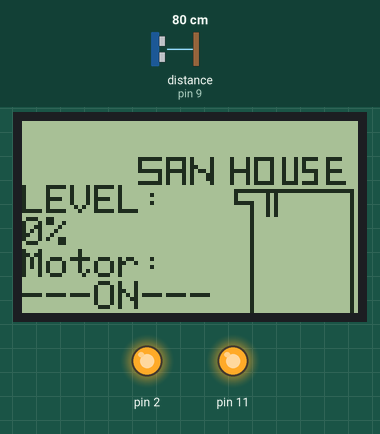
The sketch below on a simulated Arduino Uno, built with avr-gcc and run on an emulated ATmega328P. Shown: 84×48 one-colour display, output pins drawn as LEDs (lit = HIGH). Wiring (inferred from the names in the program): ultrasonic range finder: trigger pin 8; echo pin 9. The test bench sets the inputs (shaded band); at power-on: distance to the obstacle (sensor on pin 9) 80 cm. The echo pulse lasts 58.3 µs per cm; pins used as bus, display or sensor lines are not drawn; what the sketch prints to the serial monitor is not drawn.

Above: at 4.5 s.
4.6 s: distance to the obstacle (sensor on pin 9) set to 35 cm
At 9.2 s:
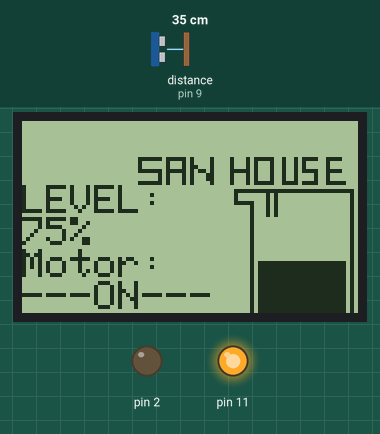
11.9 s: distance to the obstacle (sensor on pin 9) set to 60 cm
At 16.4 s:
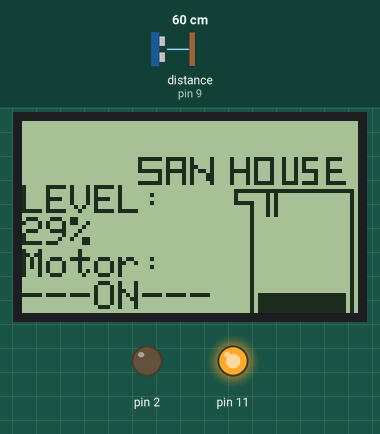
19.2 s: distance to the obstacle (sensor on pin 9) set to 37 cm
At 20.4 s:
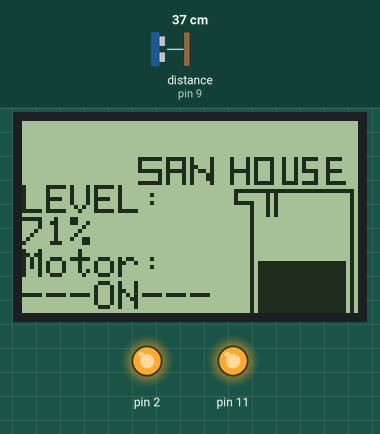
22.8 s: distance to the obstacle (sensor on pin 9) set to 43 cm
At 29.5 s:
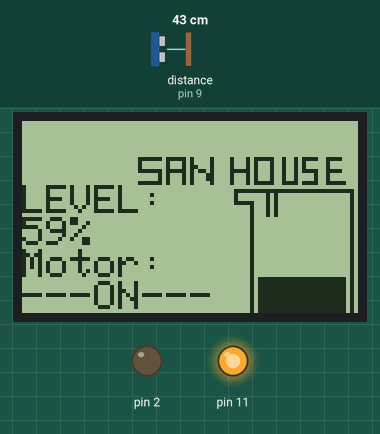
Timing chart, 0 to 31.1 s (numbered marks = the images above; inputs shaded):
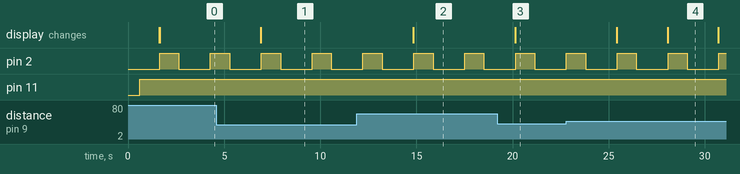

Measured:
- after the input at 4.6 s, the display: changes after 2.3 s (image 1)
- after the input at 11.9 s, the display: changes after 2.9 s (image 2)
- after the input at 19.2 s, the display: changes after 0.93 s (image 3)
- after the input at 22.8 s, the display: first changes after 2.6 s (image 4 shows a later state)
- by itself, pin 2: alternates HIGH for 1.0 s and LOW for 1.6 s

The sketch:

ardiuno_tank.ino
```cpp
//**********************AUTOMATIC_WATER_TANK_LEVEL_WITH_ULTRASONIC_SENSOR**********************************//
//NAME:S Muruganandham
//Education: B.Tech in ELECTRONICS AND COMMUNICATION ENGINEERING AT Pondicherry University//
//This library is for interfacing display to Arduino
#include <PCD8544.h>

//Declare the variable
//High is th distance between the maximum level of water to sensor(Change with this with your tank value)
//Low is the lowest level of the tank fron the sensor(Change with this with your tank value)
int high=20,low=77,s=0,o=0,per2;
int A=0x00;
int B=0xff;
float x=-1.767 ,y=135.357;
int level , per, M ,button=0;
int time=0,distance=0,motor=0;
int inflow1=4 ,inflow2=2,outflow1=4,outflow2=3,sh=100;
//trigger pin in ultra sonic
const int trigPin = 8;
//Echo pin in ultra sonic
const int echoPin = 9;


// The dimensions of the LCD (in pixels)...
static const byte LCD_WIDTH = 84;
static const byte LCD_HEIGHT = 48;

// tank empty and many interface
static const byte TANK_WIDTH = 84;
static const byte TANK_HEIGHT =48;
static const byte TANK[] = {
0x00, 0x00, 0x00, 0x00, 0x00, 0x00, 0x00, 0x00, 0x00, 0x00, 0x00, 0x00, 0x00, 0x00, 0x00, 0x00,
0x00, 0x00, 0x00, 0x00, 0x00, 0x00, 0x00, 0x00, 0x00, 0x00, 0x00, 0x00, 0x00, 0x9E, 0x92, 0x92,
0x92, 0x92, 0xF2, 0x00, 0xFE, 0x12, 0x12, 0x12, 0xFE, 0x00, 0xFE, 0x08, 0x10, 0x10, 0x60, 0xFE,
0x00, 0x00, 0x00, 0x00, 0xFE, 0x10, 0x10, 0x10, 0xFE, 0x00, 0xFE, 0x82, 0x82, 0x82, 0xFE, 0x00,
0x00, 0xFE, 0x80, 0x80, 0xFE, 0x00, 0x9E, 0x92, 0x92, 0xF2, 0x00, 0x00, 0xFE, 0x92, 0x92, 0x92,
0x80, 0x00, 0x00, 0x00, 0x00, 0x00, 0x00, 0x00, 0x00, 0x00, 0x00, 0x00, 0x00, 0x00, 0x00, 0x00,
0x00, 0x00, 0x00, 0x00, 0x00, 0x00, 0x00, 0x00, 0x00, 0x00, 0x00, 0x00, 0x00, 0x00, 0x00, 0x00,
0x00, 0x00, 0x00, 0x00, 0x00, 0x00, 0x00, 0x00, 0x00, 0x00, 0x00, 0x00, 0x00, 0x00, 0x00, 0x00,
0x00, 0x00, 0x00, 0x00, 0x00, 0x00, 0x00, 0x00, 0x00, 0x1E, 0x12, 0x12, 0x12, 0xF2, 0x02, 0x02,
0x02, 0xFE, 0x02, 0xFE, 0x02, 0x02, 0x02, 0x02, 0x02, 0x02, 0x02, 0x02, 0x02, 0x02, 0x02, 0x02,
0x02, 0x02, 0x02, 0x02, 0x02, 0x02, 0xFE, 0x00, 0x00, 0x00, 0x00, 0x00, 0x00, 0x00, 0x00, 0x00,
0x00, 0x00, 0x00, 0x00, 0x00, 0x00, 0x00, 0x00, 0x00, 0x00, 0x00, 0x00, 0x00, 0x00, 0x00, 0x00,
0x00, 0x00, 0x00, 0x00, 0x00, 0x00, 0x00, 0x00, 0x00, 0x00, 0x00, 0x00, 0x00, 0x00, 0x00, 0x00,
0x00, 0x00, 0x00, 0x00, 0x00, 0x00, 0x00, 0x00, 0x00, 0x00, 0x00, 0x00, 0x00, 0x00, 0x00, 0x00,
0x00, 0xFF, 0x00, 0x00, 0x00, 0x03, 0x00, 0x03, 0x00, 0x00, 0x00, 0x00, 0x00, 0x00, 0x00, 0x00,
0x00, 0x00, 0x00, 0x00, 0x00, 0x00, 0x00, 0x00, 0x00, 0x00, 0xFF, 0x00, 0x00, 0x00, 0x00, 0x00,
0x00, 0x00, 0x00, 0x00, 0x00, 0x00, 0x00, 0x00, 0x00, 0x00, 0x00, 0x00, 0x00, 0x00, 0x00, 0x00,
0x00, 0x00, 0x00, 0x00, 0x00, 0x00, 0x00, 0x00, 0x00, 0x00, 0x00, 0x00, 0x00, 0x00, 0x00, 0x00,
0x00, 0x00, 0x00, 0x00, 0x00, 0x00, 0x00, 0x00, 0x00, 0x00, 0x00, 0x00, 0x00, 0x00, 0x00, 0x00,
0x00, 0x00, 0x00, 0x00, 0x00, 0xFF, 0x00, 0x00, 0x00, 0x00, 0x00, 0x00, 0x00, 0x00, 0x00, 0x00,
0x00, 0x00, 0x00, 0x00, 0x00, 0x00, 0x00, 0x00, 0x00, 0x00, 0x00, 0x00, 0x00, 0x00, 0xFF, 0x00,
0x00, 0x00, 0x00, 0x00, 0x00, 0x00, 0x00, 0x00, 0x00, 0x00, 0x00, 0x00, 0x00, 0x00, 0x00, 0x00,
0x00, 0x00, 0x00, 0x00, 0x00, 0x00, 0x00, 0x00, 0x00, 0x00, 0x00, 0x00, 0x00, 0x00, 0x00, 0x00,
0x00, 0x00, 0x00, 0x00, 0x00, 0x00, 0x00, 0x00, 0x00, 0x00, 0x00, 0x00, 0x00, 0x00, 0x00, 0x00,
0x00, 0x00, 0x00, 0x00, 0x00, 0x00, 0x00, 0x00, 0x00, 0xFF, 0x00, 0x00, 0x00, 0x00, 0x00, 0x00,
0x00, 0x00, 0x00, 0x00, 0x00, 0x00, 0x00, 0x00, 0x00, 0x00, 0x00, 0x00, 0x00, 0x00, 0x00, 0x00,
0x00, 0x00, 0xFF, 0x00, 0x00, 0x00, 0x00, 0x00, 0x00, 0x00, 0x00, 0x00, 0x00, 0x00, 0x00, 0x00,
0x00, 0x00, 0x00, 0x00, 0x00, 0x00, 0x00, 0x00, 0x00, 0x00, 0x00, 0x00, 0x00, 0x00, 0x00, 0x00,
0x00, 0x00, 0x00, 0x00, 0x00, 0x00, 0x00, 0x00, 0x00, 0x00, 0x00, 0x00, 0x00, 0x00, 0x00, 0x00,
0x00, 0x00, 0x00, 0x00, 0x00, 0x00, 0x00, 0x00, 0x00, 0x00, 0x00, 0x00, 0x00, 0x3F, 0x20, 0x20,
0x20, 0x20, 0x20, 0x20, 0x20, 0x20, 0x20, 0x20, 0x20, 0x20, 0x20, 0x20, 0x20, 0x20, 0x20, 0x20,
0x20, 0x20, 0x20, 0x20, 0x20, 0x20, 0x3F, 0x00,    };
// level 1
static const byte TANK1_WIDTH = 22;
static const byte TANK1_HEIGHT =25;
static const byte l1[] = {
0x00, 0x00, 0x00, 0x00, 0x00, 0x00, 0x00, 0x00, 0x00, 0x00, 0x00, 0x00, 0x00, 0x00, 0x00, 0x00,
0x00, 0x00, 0x00, 0x00, 0x00, 0x00, 0x00, 0x00, 0x00, 0x00, 0x00, 0x00, 0x00, 0x00, 0x00, 0x00,
0x00, 0x00, 0x00, 0x00, 0x00, 0x00, 0x00, 0x00, 0x00, 0x00, 0x00, 0x00, 0xF8, 0xF8, 0xF8, 0xF8,
0xF8, 0xF8, 0xF8, 0xF8, 0xF8, 0xF8, 0xF8, 0xF8, 0xF8, 0xF8, 0xF8, 0xF8, 0xF8, 0xF8, 0xF8, 0xF8,
0xF8, 0xF8, 0x01, 0x01, };

static const byte l2[] = {
0x00, 0x00, 0x00, 0x00, 0x00, 0x00, 0x00, 0x00, 0x00, 0x00, 0x00, 0x00, 0x00, 0x00, 0x00, 0x00,
0x00, 0x00, 0x00, 0x00, 0x00, 0x00, 0x80, 0x80, 0x80, 0x80, 0x80, 0x80, 0x80, 0x80, 0x80, 0x80,
0x80, 0x80, 0x80, 0x80, 0x80, 0x80, 0x80, 0x80, 0x80, 0x80, 0x80, 0x80, 0xFF, 0xFF, 0xFF, 0xFF,
0xFF, 0xFF, 0xFF, 0xFF, 0xFF, 0xFF, 0xFF, 0xFF, 0xFF, 0xFF, 0xFF, 0xFF, 0xFF, 0xFF, 0xFF, 0xFF,
0xFF, 0xFF, 0x01, 0x01, };
static const byte l3[] = {
0x00, 0x00, 0x00, 0x00, 0x00, 0x00, 0x00, 0x00, 0x00, 0x00, 0x00, 0x00, 0x00, 0x00, 0x00, 0x00,
0x00, 0x00, 0x00, 0x00, 0x00, 0x00, 0xF8, 0xF8, 0xF8, 0xF8, 0xF8, 0xF8, 0xF8, 0xF8, 0xF8, 0xF8,
0xF8, 0xF8, 0xF8, 0xF8, 0xF8, 0xF8, 0xF8, 0xF8, 0xF8, 0xF8, 0xF8, 0xF8, 0xFF, 0xFF, 0xFF, 0xFF,
0xFF, 0xFF, 0xFF, 0xFF, 0xFF, 0xFF, 0xFF, 0xFF, 0xFF, 0xFF, 0xFF, 0xFF, 0xFF, 0xFF, 0xFF, 0xFF,
0xFF, 0xFF, 0x01, 0x01, };
static const byte l4[] = {
0xC0, 0xC0, 0xC0, 0xC0, 0xC0, 0xC0, 0xC0, 0xC0, 0xC0, 0xC0, 0xC0, 0xC0, 0xC0, 0xC0, 0xC0, 0xC0,
0xC0, 0xC0, 0xC0, 0xC0, 0xC0, 0xC0, 0xFF, 0xFF, 0xFF, 0xFF, 0xFF, 0xFF, 0xFF, 0xFF, 0xFF, 0xFF,
0xFF, 0xFF, 0xFF, 0xFF, 0xFF, 0xFF, 0xFF, 0xFF, 0xFF, 0xFF, 0xFF, 0xFF, 0xFF, 0xFF, 0xFF, 0xFF,
0xFF, 0xFF, 0xFF, 0xFF, 0xFF, 0xFF, 0xFF, 0xFF, 0xFF, 0xFF, 0xFF, 0xFF, 0xFF, 0xFF, 0xFF, 0xFF,
0xFF, 0xFF, 0x01, 0x01,  };
static const byte l5[] = {
0xFF, 0xFF, 0xFF, 0xFF, 0xFF, 0xFF, 0xFF, 0xFF, 0xFF, 0xFF, 0xFF, 0xFF, 0xFF, 0xFF, 0xFF, 0xFF,
0xFF, 0xFF, 0xFF, 0xFF, 0xFF, 0xFF, 0xFF, 0xFF, 0xFF, 0xFF, 0xFF, 0xFF, 0xFF, 0xFF, 0xFF, 0xFF,
0xFF, 0xFF, 0xFF, 0xFF, 0xFF, 0xFF, 0xFF, 0xFF, 0xFF, 0xFF, 0xFF, 0xFF, 0xFF, 0xFF, 0xFF, 0xFF,
0xFF, 0xFF, 0xFF, 0xFF, 0xFF, 0xFF, 0xFF, 0xFF, 0xFF, 0xFF, 0xFF, 0xFF, 0xFF, 0xFF, 0xFF, 0xFF,
0xFF, 0xFF, 0x01, 0x01, };
static const byte l0[] = {
0x00, 0x00, 0x00, 0x00, 0x00, 0x00, 0x00, 0x00, 0x00, 0x00, 0x00, 0x00, 0x00, 0x00, 0x00, 0x00,
0x00, 0x00, 0x00, 0x00, 0x00, 0x00, 0x00, 0x00, 0x00, 0x00, 0x00, 0x00, 0x00, 0x00, 0x00, 0x00,
0x00, 0x00, 0x00, 0x00, 0x00, 0x00, 0x00, 0x00, 0x00, 0x00, 0x00, 0x00, 0x00, 0x00, 0x00, 0x00,
0x00, 0x00, 0x00, 0x00, 0x00, 0x00, 0x00, 0x00, 0x00, 0x00, 0x00, 0x00, 0x00, 0x00, 0x00, 0x00,
0x00, 0x00, 0x00, 0x00,  };

static PCD8544 lcd;
void setup() {
Serial.begin(9600);

pinMode(11, OUTPUT);
lcd.begin(LCD_WIDTH, LCD_HEIGHT);
lcd.setCursor(0,1);
lcd.drawBitmap(TANK, TANK_WIDTH, TANK_HEIGHT);


}


void loop() {


long duration, inches, cm;

pinMode(trigPin, OUTPUT);

digitalWrite(trigPin, LOW);

delayMicroseconds(10);

digitalWrite(trigPin, HIGH);

delayMicroseconds(10);

digitalWrite(trigPin, LOW);

pinMode(echoPin, INPUT);


duration = pulseIn(echoPin, HIGH);
delay(500);

cm = duration / 29 / 2;
Serial.println(cm);
//formula to calculate the percentage
  per=(cm*(x))+(y);
  while(cm>=low && motor ==0){
  if(s<=100 && cm>=low){
    if (s>=50 && motor==0){
    motor=1;
    digitalWrite(11,HIGH);
    delay(1000);
    }
    delay(1);
    s=s+1;
  if(cm<low && motor == 0) {
    s=0;
}
}
}
    while(cm<=high+10 && motor==1 ){
    if(o<=20 && cm>=low){
    if (o>=10&& motor==0){
    motor=0;
    digitalWrite(11,LOW);
    delay(1000);
    }
    delay(0.1);
    o=o+1;
  if(cm<low && motor == 0) {
    o=0;

  }
  }

      }
  //For printing the level on the display
  lcd.setCursor(0, 4);
  lcd.print("Motor:");
  float a=59,b=3;
  if(per>=20 && per<=40){
  lcd.setCursor(a,b);
  lcd.drawBitmap(l1,22, 25);
  }
  if(per>40 && per<=60){
  lcd.setCursor(a,b);
  lcd.drawBitmap(l2,22,25);
  }
  if(per>60 && per<=80){
  lcd.setCursor(a,b);
  lcd.drawBitmap(l3,22,25);
  }
  if(per>80 && per<=90){
  lcd.setCursor(a,b);
  lcd.drawBitmap(l4,22,25);
  }
  if(per>90){
  lcd.setCursor(a,b);
  lcd.drawBitmap(l5,22,25);
  }
  if(per<20){
  lcd.setCursor(a,b);
  lcd.drawBitmap(l0,22,25);
  }
  if(per<0){
  per=0;
  }
  if(per>=100){
  per=100;
  }
  lcd.setCursor(0, 2);
  lcd.print("LEVEL:");
  lcd.setCursor(0, 3);
  lcd.print(per,DEC);
  lcd.print("%   ");
  delay(10);
  if(motor==1){
    lcd.setCursor(0, 5);
    lcd.print("---ON---");
    }
 if(motor == 0){
  lcd.setCursor(0, 5);
  lcd.print("__OFF__");
    }
  Serial.println(per);
   delay(10);
 pinMode(2,OUTPUT);
 if(per>80){
    digitalWrite(2,HIGH);
    delay(100);
    digitalWrite(2,LOW);
    delay(10);
    }
  if(per<10){
    digitalWrite(2,LOW);
    delay(1);
    }
  if((per<=80 && motor==1) || (per2<per)){
    digitalWrite(2,HIGH);
    delay(1000);
    digitalWrite(2,LOW);
    delay(1000);
    }
  Serial.println(per);
   delay(100);
   per2=per;
}

long microsecondsToCentimeters(long microseconds)

{return microseconds / 29 / 2;}
```
